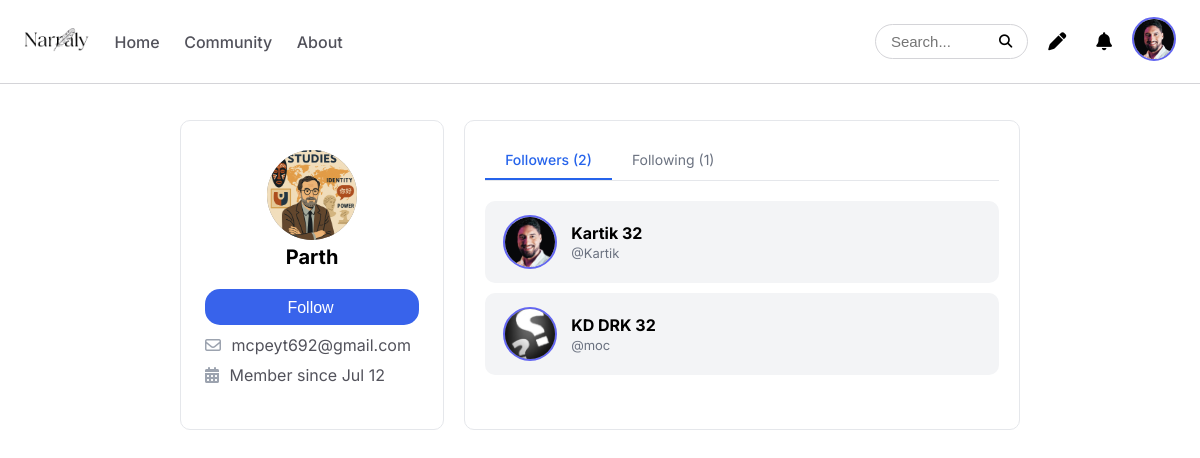
/Followers/6 (signed in), run on the app's committed database.
### home/models.py (models this page shows, shortened)
class Profile(models.Model):
    uid = models.BigAutoField(primary_key=True)
    username = models.CharField(max_length=255)
    name = models.CharField(max_length=255)
    image = models.ImageField(upload_to='uimages/',null=True)
    email = models.CharField(max_length=255)
    profilbio = models.TextField()
    twitter = models.CharField(max_length=255)
    instagram = models.CharField(max_length=255)
    github = models.CharField(max_length=255)
    youtube = models.CharField(max_length=255)

class Follow(models.Model):
    fid=models.BigAutoField(primary_key=True)
    follower = models.ForeignKey(Profile, on_delete=models.CASCADE,related_name='following_set')
    following = models.ForeignKey(Profile, on_delete=models.CASCADE,related_name='followers_set')
    fdate = models.DateTimeField(auto_now_add=True)

### home/views.py (the view)
# urls.py: path('Followers/<int:uid>', views.followersi, name='followersi'),
def followersi(request,uid):
    if request.user.is_authenticated:
        username = request.user.username
        data2=Profile.objects.filter(uid=uid)
        for i in data2:
            fuser=i.username
        if fuser == username:
            return redirect('ufollowers')
        else:
            duser = User.objects.get(username=username)
            join_date = duser.date_joined
            cprofile = get_object_or_404(Profile, uid=uid)
            current_profile = Profile.objects.get(username=request.user.username)
            data = Profile.objects.filter(username=username)
            data1=Member.objects.filter(username=username)
            fprofile=Follow.objects.filter(follower=cprofile)
            foprofile=Follow.objects.filter(following=cprofile)
            following_ids = Follow.objects.filter(follower=current_profile).values_list('following__uid', flat=True)
            context={
                        'uid':uid,
                        'data':data,
                        'data1':data1,
                        'data2':data2,
                        'join_date':join_date,
                        'fprofile':fprofile,
                        'foprofile':foprofile,
                        'following_ids':following_ids,
                    }
            return render (request,'../templates/followersi.html',context)
    else:
        return redirect('register')

### home/templates/followersi.html (shortened to what this page needs)
{% load static %}
<!DOCTYPE html>
<html lang="en">
<head>
    <link rel="stylesheet" href="https://cdnjs.cloudflare.com/ajax/libs/font-awesome/6.7.2/css/all.min.css"
 />
    <link rel="stylesheet" href="../static/ufollowers.css">
</head>
<body>
    <header>
        <nav class="nav">
            <div class="nav-left">
                <div class="nl-img">
                    <a href="{% url 'home' %}">
                        <img src="../static/image/nav/logom.png" alt="">
                    </a>
                </div>
                <div class="nl-text">
                    <a class="nla" href="{% url 'home' %}">Home</a>
                    <a class="nla" href="{% url 'community' %}">Community</a>
                    <a class="nla" href="{% url 'about' %}">About</a>
                </div>
            </div>
            <div class="nav-right">
                <form method="GET" action="{% url 'sercomm' %}">
                    <input type="text" name="q" placeholder="Search..." required>
                    <button type="submit"><i class="fa-solid fa-magnifying-glass"></i></button>
                </form>
                <a href="{% url 'writeblog' %}"><i class="fa fa fa-pen"></i></a>
                <a href="{% url 'notification' %}"><i class="fa fa fa-bell"></i></a>
                {% for i in data %}
                <div class="imgwrp">
                    <div class="{% if data1 %} nr-imgg {%else%} nr-img {%endif%}">
                        {% if i.image %}
                        <img src="{{ i.image.url }}" alt="" id="toggleBtn">
                        {% else %}
                        <span class="nr-text" id="toggleBtn">IMG</span>
                        {% endif %}
                    </div>
                </div>
                {% endfor %}
            </div>
        </nav>
    </header>
    <main class="main">
        <section class="container">
            {% for i in data2 %}
            <div class="profile-card">
                <div class="pcimg">
                    {% if i.image %}
                    <img src="{{ i.image.url }}" alt="" id="toggleBtn">
                    {% else %}
                    <span class="nr-textpc">IMG</span>
                    {% endif %}
                </div>
                {%if i.name%}
                <a href="{% url 'feedprofile' i.uid %}">
                    <h2>{{i.name}}</h2>
                </a>
                {%else%}
                <a href="{% url 'feedprofile' i.uid %}">
                    <h2>{{i.username}}</h2>
                </a>
                {%endif%}
                <div class="follower-check">
                    <form method="post" action="{% url 'follow_toggle' uid %}">
                        {% if uid in following_ids %}
                        <button type="submit">Unfollow</button>
                        {% else %}
                        <button type="submit">Follow</button>
                        {% endif %}
                    </form>
                </div>
                <div class="profile-info">
                    <p><i class="fa-regular fa-envelope"></i> {{i.email}}</p>
                    <p><i class="fas fa-calendar-alt"></i> Member since {{join_date|date:"M j"}}</p>
                </div>
            </div>
            {%endfor%}
            <div class="follow-card">
                <div class="tabs">
                    <a href="{% url 'followersi' uid  %}">
                        <div class="tab active">Followers ({{foprofile|length}})</div>
                    </a>
                    <a href="{% url 'followingi' uid %}">
                        <div class="tab ">Following ({{fprofile|length}})</div>
                    </a>
                </div>
                {% for i in foprofile %}
                <div class="follower-item">
                    <a href="{% url 'feedprofile' i.follower.uid %}">
                    <div class="follower-left">
                        <div class="{% if data1 %} fl-imgg {%else%} fl-img {%endif%}">
                             {% if i.follower.image %}
                                <img src="{{ i.follower.image.url }}" alt="">
                                {% else %}
                                <span class="nr-textpf">IMG</span>
                                {% endif %}
                        </div>
                        <div class="follower-details">
                                {% if i.follower.name %}
                                <h4>{{i.follower.name}}</h4>
                                {%else%}
                                <h4>{{i.follower.username}}</h4>
                                {%endif%}
                                <p>@{{i.follower.username}}</p>
                        </div>
                    </div>
                    </a>
                </div>
                {%endfor%}
            </div>
        </section>
    </main>
</body>
</html>

### home/static/ufollowers.css (style rules this page uses)
* { padding: 0; margin: 0; }
body { font-family: "Inter", "Poppins", sans-serif; font-optical-sizing: auto; display: flex; flex-direction: column; min-height: 100vh; }
a { text-decoration: none; color: black; }
.nav { position: fixed; width: 100%; z-index: 2; display: flex; justify-content: space-between; background-color: white; border-bottom: 1px solid #D4D4D8; padding: 12px 0px; align-items: center; }
.nav-left { display: flex; gap: 15px; padding-left: 24px; align-items: center; }
.nav-left img { width: inherit; height: 4vh; box-sizing: border-box; }
.nl-text a { font-size: 16px; font-weight: 500; padding: 10px 15px; color: #52525b; }
.nav-right { word-spacing: 5px; padding-right: 24px; display: flex; gap: 10px; align-items: center; margin-top: 0; }
.nav-right form { background-color: white; border: none; border: 1px solid #D4D4D8; border-radius: 28px; cursor: pointer; font-size: 15px; word-spacing: 6px; padding: 8px 15px; display: flex; align-items: center; gap: 8px; }
.nav-right form input { border: none; outline: none; background-color: transparent; font-size: 15px; color: #52525b; width: 100px; }
.nav-right form button { background-color: transparent; border: none; cursor: pointer; }
.nav-right a i { font-size: 18px; padding: 10px 10px; }
.imgwrp { position: relative; display: inline-block; margin-bottom: 10px; }
.nr-imgg { margin-top: 5px; align-items: center; justify-content: center; border-radius: 50%; overflow: hidden; background-color: gray; width: 40px; height: 40px; cursor: pointer; display: flex; border: 2px solid #6366f1; }
.nr-imgg img { width: 100%; height: inherit; object-fit: cover; }
.main { margin: 0 30% 0 20%; padding-top: 6%; max-width: 1400px; }
.container { display: flex; gap: 20px; }
.profile-card { background: white; padding: 24px; border: 1px solid #e5e7eb; border-radius: 10px; width: 350px; height: 260px; text-align: center; }
.pcimg { margin: 5px auto 5px auto; align-items: center; justify-content: center; border-radius: 50%; overflow: hidden; background-color: gray; width: 90px; height: 90px; cursor: pointer; display: flex; }
.pcimg img { width: 100%; height: inherit; object-fit: cover; }
.profile-card h2 { font-size: 20px; margin-bottom: 20px; }
.profile-info { text-align: left; margin-top: 10px; }
.profile-info p { font-size: 16px; font-weight: 400; color: #52525b; margin-top: 10px; }
.profile-info i { margin-right: 6px; color: #9ca3af; }
.follow-card { background: white; padding: 20px; border: 1px solid #e5e7eb; border-radius: 10px; width: 100%; }
.tabs { display: flex; border-bottom: 1px solid #e5e7eb; margin-bottom: 20px; }
.tab { padding: 10px 20px; font-size: 14px; color: #6b7280; cursor: pointer; border-bottom: 2px solid transparent; }
.tab.active { color: #2563eb; font-weight: 500; border-color: #2563eb; }
.follower-item { display: flex; align-items: center; justify-content: space-between; background: #f3f4f6; padding: 14px 18px; border-radius: 10px; margin-top: 10px; }
.follower-left { display: flex; align-items: center; gap: 14px; }
.fl-imgg { align-items: center; justify-content: center; border-radius: 50%; overflow: hidden; background-color: gray; width: 50px; height: 50px; cursor: pointer; display: flex; border: 2px solid #6366f1; }
.follower-left img { width: 100%; height: inherit; object-fit: cover; }
.follower-details h4 { margin: 0; font-size: 16px; }
.follower-details p { margin: 2px 0 0; font-size: 13px; color: #6b7280; }
.follower-check { margin-top: 10px; border-radius:15px ; height: 20px; padding: 8px 20px; background-color: #3863EB; display: flex; align-items: center; justify-content: center; }
.follower-check button { color: white; font-size: 16px; padding-right: 3px; border: none; background-color: #3863EB; }
@media only screen and (min-width:1025px) and (max-width:1200px) { .nav-left img { height: 3vh; } }
@media only screen and (min-width:1025px) and (max-width:1200px) { .nl-text a { padding: 10px 10px; } }
@media only screen and (min-width:1025px) and (max-width:1200px) { .main { padding-top: 10%; margin: 0 15% 0 15%; } }

### data on the page
Profile: image (picture)
Profile: image (picture), name "Parth", email "mcpeyt692@gmail.com"
Follow: follower.image (picture), follower.name "Kartik 32", follower.username "Kartik"
Follow: follower.image (picture), follower.name "KD DRK 32", follower.username "moc"

### other printed values
{{ join_date|date:"M j" }} "Jul 12"
{{ foprofile|length }} "2"
{{ fprofile|length }} "1"
